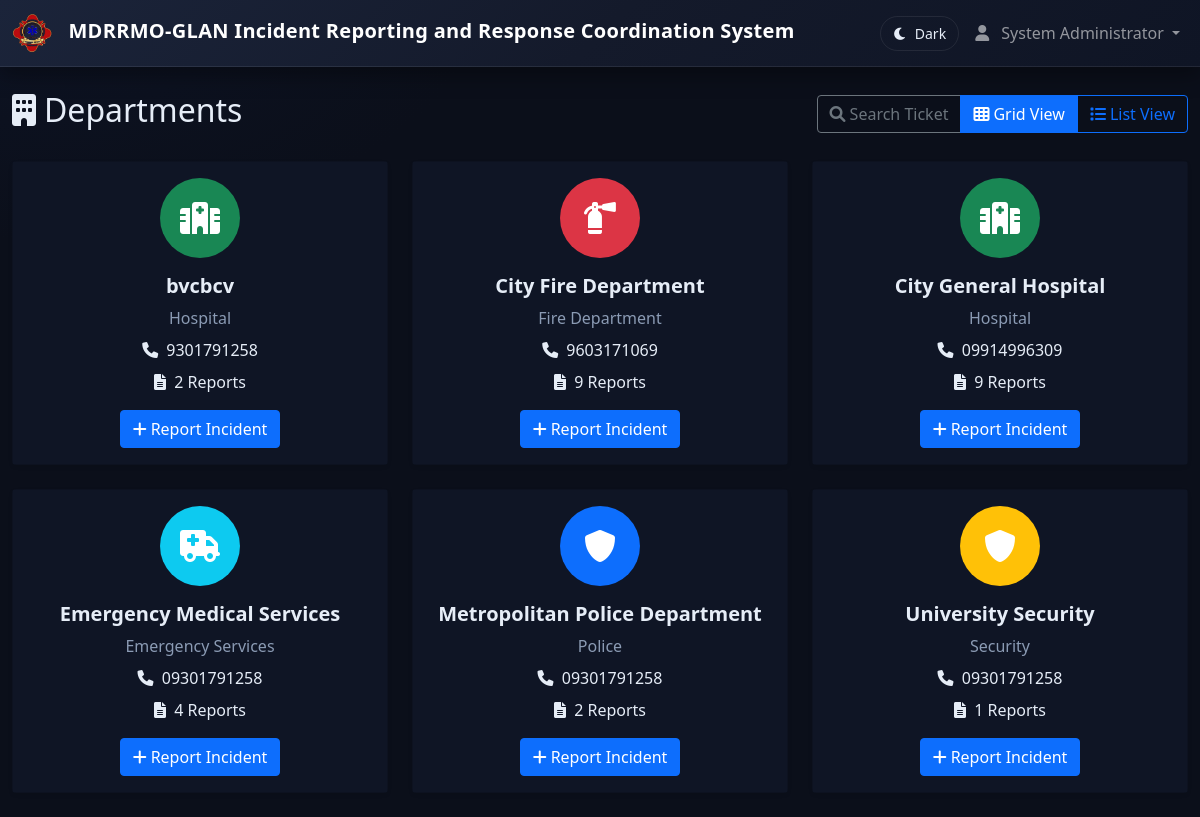
Page /dashboard/responder.php (signed in) on the committed database.
### tables this page shows
CREATE TABLE IF NOT EXISTS `organizations` (
  `id` int NOT NULL AUTO_INCREMENT,
  `org_name` varchar(255) NOT NULL,
  `org_type` enum('Hospital','Police','Fire Department','Security','Emergency Services') NOT NULL,
  `contact_number` varchar(20) DEFAULT NULL,
  `address` text,
  `latitude` decimal(10,8) DEFAULT NULL,
  `longitude` decimal(11,8) DEFAULT NULL,
  `created_at` timestamp NULL DEFAULT CURRENT_TIMESTAMP,
  PRIMARY KEY (`id`)
);

### config/config.php (called while the page is built, shortened)
<?php
function is_logged_in()
{
    return isset($_SESSION['user_id']) && isset($_SESSION['user_role']);
}
?>

### dashboard/responder.php (the view, shortened to what this page needs)
<?php
require_once '../config/config.php';
$database = new Database();
$db = $database->getConnection();
$is_member = is_logged_in() && isset($_SESSION['user_role']) && $_SESSION['user_role'] === 'Organization Member';
include '../views/header.php';
$query = "SELECT o.*, COUNT(ir.id) as report_count
          FROM organizations o
          LEFT JOIN incident_reports ir ON o.id = ir.organization_id
          GROUP BY o.id
          ORDER BY o.org_name";
$stmt = $db->prepare($query);
$stmt->execute();
$organizations = $stmt->fetchAll();
?>
<div class="container-fluid">
    <div class="row">
        <div class="col-12">
            <div class="d-flex justify-content-between align-items-center mb-4 mt-4">
                <h1 class="h2">
                    <?php if ($is_member): ?>
                        <i class="fas fa-tasks me-2"></i>My Assigned Issues
                    <?php else: ?>
                        <i class="fas fa-building me-2"></i>Departments
                    <?php endif; ?>
                </h1>
                <div class="btn-group" role="group">
                    <a href="../reports/search.php" class="btn btn-outline-secondary">
                        <i class="fas fa-search me-1"></i>Search Ticket
                    </a>
                    <?php if (!$is_member): ?>
                        <button type="button" class="btn btn-outline-primary active" id="gridViewBtn">
                            <i class="fas fa-th me-1"></i>Grid View
                        </button>
                        <button type="button" class="btn btn-outline-primary" id="listViewBtn">
                            <i class="fas fa-list me-1"></i>List View
                        </button>
                    <?php endif; ?>
                </div>
            </div>
            <?php if (!$is_member): ?>
            <div class="row" id="departmentsGrid">
                <?php foreach ($organizations as $org): ?>
                    <?php
                    $icon_class = '';
                    $bg_color = '';
                    switch ($org['org_type']) {
                        case 'Hospital':
                            $icon_class = 'fas fa-hospital';
                            $bg_color = 'bg-success';
                            break;
                        case 'Fire Department':
                            $icon_class = 'fas fa-fire-extinguisher';
                            $bg_color = 'bg-danger';
                            break;
                        case 'Police':
                            $icon_class = 'fas fa-shield-alt';
                            $bg_color = 'bg-primary';
                            break;
                        case 'Emergency Services':
                            $icon_class = 'fas fa-ambulance';
                            $bg_color = 'bg-info';
                            break;
                        case 'Security':
                            $icon_class = 'fas fa-shield-alt';
                            $bg_color = 'bg-warning';
                            break;
                    }
                    ?>
                    <div class="col-lg-4 col-md-6 mb-4">
                        <div class="card h-100 shadow-sm">
                            <div class="card-body text-center">
                                <div class="mb-3">
                                    <div class="rounded-circle d-inline-flex align-items-center justify-content-center <?php echo $bg_color; ?>"
                                         style="width: 80px; height: 80px;">
                                        <i class="<?php echo $icon_class; ?> fa-2x text-white"></i>
                                    </div>
                                </div>
                                <h5 class="card-title fw-bold"><?php echo htmlspecialchars($org['org_name']); ?></h5>
                                <p class="text-muted mb-2"><?php echo htmlspecialchars($org['org_type']); ?></p>
                                <div class="mb-2">
                                    <i class="fas fa-phone me-1"></i>
                                    <span><?php echo htmlspecialchars($org['contact_number']); ?></span>
                                </div>
                                <div class="mb-3">
                                    <i class="fas fa-file-alt me-1"></i>
                                    <span><?php echo $org['report_count']; ?> Reports</span>
                                </div>
                                <a href="../reports/create.php?org_id=<?php echo $org['id']; ?>&redirect=departments"
                                   class="btn btn-primary">
                                    <i class="fas fa-plus me-1"></i>Report Incident
                                </a>
                            </div>
                        </div>
                    </div>
                <?php endforeach; ?>
            </div>
            <?php endif; ?>
        </div>
    </div>
</div>
<?php include '../views/footer.php'; ?>

### assets/shadcn.css (style rules this page uses)
:root, :root[data-theme='dark'] { --bg: #0b0f1a; --card: #0f1525; --card-hover: #131b2e; --muted: #8b9bb4; --text: #e6edf7; --primary: #6e8bff; --primary-600: #5d7cfb; --primary-700: #4b69f7; --ring: rgba(110, 139, 255, 0.45); --border: rgba(255, 255, 255, 0.08); --success: #42d392; --warning: #f0b429; --danger: #ff6b6b; --info: #38bdf8; --secondary: #9ca3af; }
body { background: radial-gradient(1200px 600px at 0% 0%, #0d1324 0%, var(--bg) 40%), radial-gradient(1000px 800px at 100% 0%, #111a33 0%, var(--bg) 40%), var(--bg) !important; color: var(--text); transition: background-color 0.25s ease, color 0.25s ease; }
html, body { height: 100%; }
body { min-height: 100vh; }
a { color: var(--primary); }
:root[data-theme='dark'] .card, :root[data-theme='dark'] .card-body, :root[data-theme='dark'] .card-header, :root[data-theme='dark'] .card-footer { background-color: var(--card) !important; color: var(--text) !important; }
:root[data-theme='dark'] .text-muted { color: var(--muted) !important; }
body { min-height: 100vh; display: flex; flex-direction: column; }
.container-fluid > .row { min-height: calc(100vh - 56px); }

### rows in the picture
organizations: org_name "bvcbcv", org_type "Hospital", contact_number "9301791258", report_count "2"
organizations: org_name "City Fire Department", org_type "Fire Department", contact_number "9603171069", report_count "9"
organizations: org_name "City General Hospital", org_type "Hospital", contact_number "09914996309", report_count "9"
organizations: org_name "Emergency Medical Services", org_type "Emergency Services", contact_number "09301791258", report_count "4"
organizations: org_name "Metropolitan Police Department", org_type "Police", contact_number "09301791258", report_count "2"
organizations: org_name "University Security", org_type "Security", contact_number "09301791258", report_count "1"

### other values in the picture
APP_NAME "MDRRMO-GLAN Incident Reporting and Response Coordination System"
$_SESSION['user_name'] "System Administrator"
